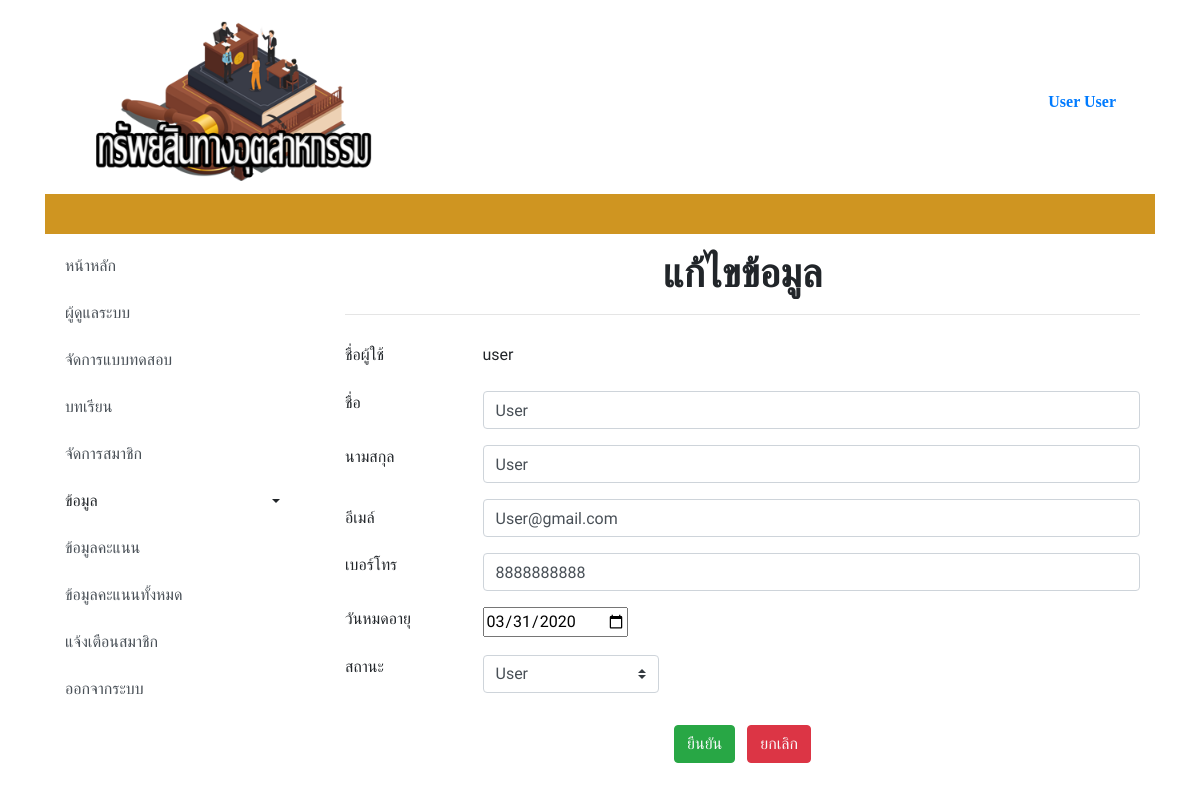
The app's page /admin/index.php?ep&user_id=48 (signed in) with its own data.
### tables this page shows
CREATE TABLE `user` (
  `ID` int(5) NOT NULL,
  `Username` varchar(50) NOT NULL,
  `Password` varchar(200) NOT NULL,
  `Firstname` varchar(100) NOT NULL,
  `Lastname` varchar(100) NOT NULL,
  `email` varchar(100) NOT NULL,
  `phone` text NOT NULL,
  `Userlevel` varchar(1) NOT NULL,
  `user_date` date NOT NULL,
  `session_id` varchar(50) NOT NULL,
  `Status` varchar(1) NOT NULL
);

### admin/editprofile.php (the view, shortened to what this page needs)
<?php
$user_id = $_GET['user_id'];
$check = "SELECT * FROM user WHERE id = $user_id ";
$result = mysqli_query($con,$check) or die(mysqli_error());
$num = mysqli_fetch_assoc($result);
?>
<div class="col-md-9">
 <div class="py-2">
  <div class="container">
    <div class="row">
      <div class="col-md-12">
        <h1 class="text-center"><b>แก้ไขข้อมูล</b></h1>
        <hr>
      </div>
    </div>
  </div>
</div>
<div class="py-1">
  <div class="container w-46">
    <div class="row">
      <div class="text-left col-md-12" style="">
        <form class="" id="c_form-h" action="editprofile_db.php" method="post" >
          <div class="form-group row">
            <label class="col-2">ชื่อผู้ใช้</label>
            <div class="col-10">
              <div class="input-group">
                <?php echo($num['Username'])?></div>
              </div>
            </div>
            <div class="form-group row"><label class="col-2">ชื่อ</label>
              <div class="col-10">
                <div class="input-group">
                  <input type="text" name="Firstname" class="form-control" id="inlineFormInputGroup" required="กรุณากรอกชื่อ" placeholder="กรุณากรอกชื่อ"  value="<?php echo($num['Firstname'])?>" onkeyup="validate();" minlength="3" maxlength="25" title="ใส่ ก-ฮ หรือ a-z เท่านั้น"></div>
                </div>
              </div>
              <div class="form-group row"><label class="col-2">นามสกุล</label>
                <div class="col-10">
                  <div class="input-group">
                    <input type="text" name="Lastname" class="form-control" id="inlineFormInputGroup" required="กรุณากรอกนามสกุล" placeholder="กรุณากรอกนามสกุล" value="<?php echo($num['Lastname'])?>"  onkeyup="validate();" minlength="3" maxlength="25" title="ใส่ ก-ฮ หรือ a-z เท่านั้น"></div>
                  </div>
                </div>
                <div class="form-group row"> <label for="inputmailh" class="col-2 col-form-label">อีเมล์</label>
                  <div class="col-10">
                    <input type="email" name="email" class="form-control" id="inputmailh" required="กรุณากรอกอีเมล์" placeholder="กรุณากรอกอีเมล์"  value="<?php echo($num['email'])?>"> </div>
                  </div>
                  <div class="form-group row">
                    <label class="col-2">เบอร์โทร<br></label>
                    <div class="col-10">
                      <div class="input-group">
                        <input name="phone" class="form-control" id="input-num" required="กรุณากรอกเบอร์โทร" placeholder="กรุณากรอกเบอร์โทร" value="<?php echo($num['phone'])?>" size="10" title="เบอร์โทร 0-9" oninput="javascript: if (this.value.length > this.maxLength) this.value = this.value.slice(0, this.maxLength);"
                        type="tel"
                        maxlength = "10" onkeyup="num();"></div>
                      </div>
                    </div>
                    <div class="form-group row">
                      <label class="col-2">วันหมดอายุ<br></label>
                      <div class="col-9">
                        <?php $d = date("Y-m-d"); ?>
                        <input type="date" name="user_date" min="<?php echo $d; ?>" value="<?php echo date('Y-m-d',strtotime($num['user_date'])) ?>" />
                      </div>
                    </div>
                    <?php
                    $m = '';
                    if ($num['Userlevel'] == 'A' ){
                      $a = 'selected';
                    }elseif ($num['Userlevel'] == 'M') {
                      $m = 'selected';
                    }
                    ?>
                    <div class="form-group row">
                     <label class="col-2">สถานะ<br></label>
                     <div class="col-3">
                       <select class="custom-select" name="Userlevel">
                         <option <?php echo $m; ?> value="M">User</option>
                       </select>
                     </div>
                   </div>
                   <div class="py-3">
                    <div class="container">
                      <div class="row">
                        <div class="col-md-12 text-center">
                          <button name="btn" class="btn btn-success text-light mx-1" >ยืนยัน</button>
                          <a class="btn btn-danger text-light mx-1" href="index.php?su">ยกเลิก</a>
                        </div>
                      </div>
                    </div>
                  </div>
                </form>
              </div>
            </div>
          </div>
        </div>
      </div>

### records on screen
user: Username "user", Firstname "User", Lastname "User", email "User@gmail.com", phone "8888888888", user_date "03/31/2020"

### other values on screen
$_SESSION["User"] "User User"
